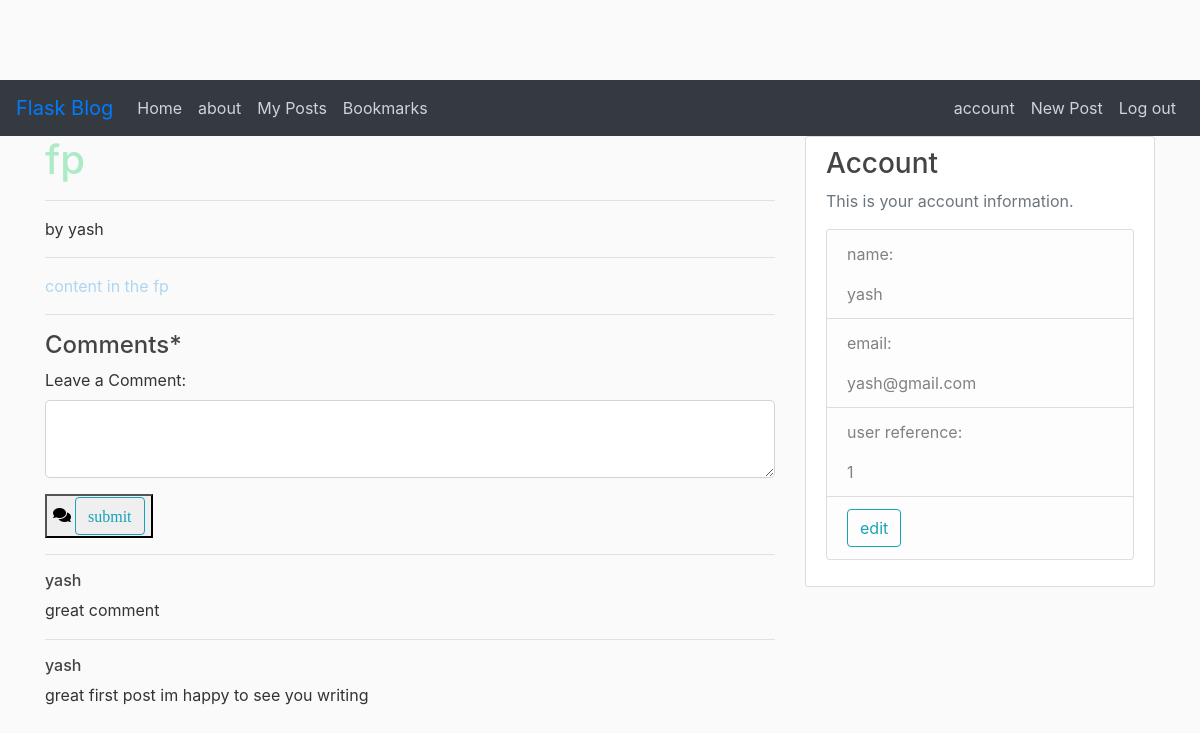
Before: /post/1 (signed in) with the older database file.
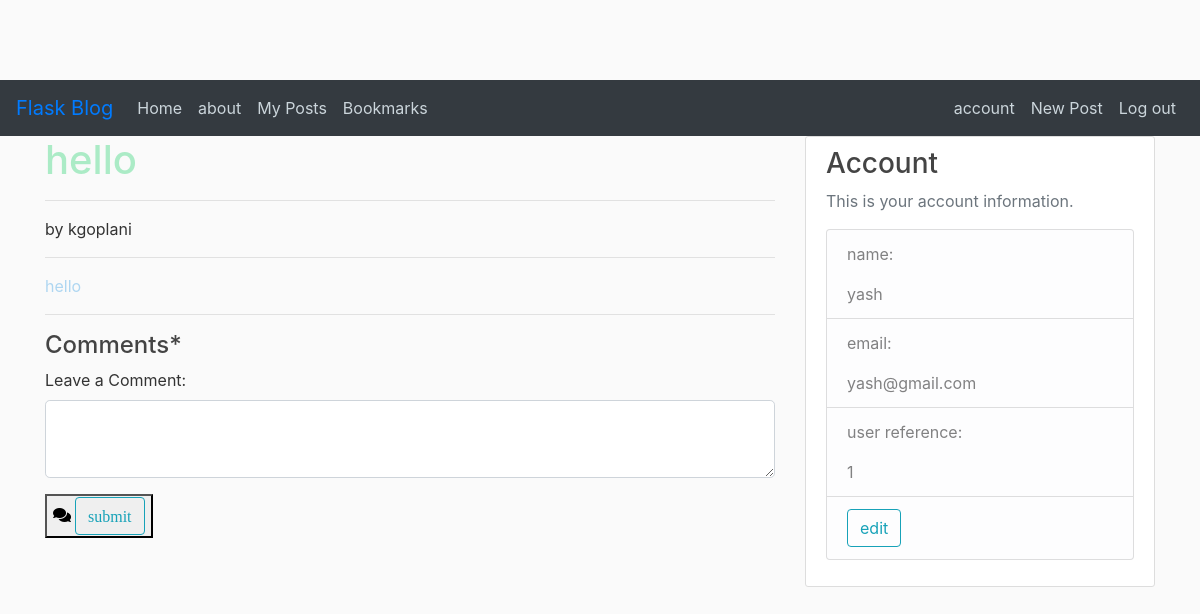
After: the same page with the newer database file.
### flaskblog/models.py (models this page shows, shortened)
class Post(db.Model):
	id = db.Column(db.Integer, primary_key = True)
	title = db.Column(db.String(100), nullable = False)
	summary = db.Column(db.String(100), nullable = False)
	date_posted = db.Column(db.DateTime, nullable = False, default=datetime.utcnow)
	content = db.Column(db.Text, nullable = False)
	user_id = db.Column(db.Integer, db.ForeignKey('user.id'), nullable = False)
	upvotes = db.Column(db.Integer, default=0)
	downvotes = db.Column(db.Integer, default=0)
	comments = db.relationship('Comment', secondary=post_comments, backref=db.backref('posted_on', lazy='dynamic'))

class User(db.Model, UserMixin):
	id = db.Column(db.Integer, primary_key = True)
	username = db.Column(db.String(20), unique = True, nullable = False)
	email = db.Column(db.String(120), unique = True, nullable = False)
	image_file = db.Column(db.String(20), nullable = False, default = 'default.jpg')
	password = db.Column(db.String(60), nullable = False)
	posts = db.relationship('Post', backref = 'author', lazy = True)
	bookmarks = db.relationship('Post', secondary=user_bookmarks, backref=db.backref('users', lazy='dynamic'))
	comments = db.relationship('Comment', backref = 'commenter', lazy= True)
	messages = db.relationship('Message', backref = 'sender', lazy = 'dynamic', foreign_keys = 'Message.uidsender')
	receiver = db.relationship('Message', backref = 'received', lazy = 'dynamic', foreign_keys = 'Message.uidreceiver')

class Comment(db.Model):
	id = db.Column(db.Integer, primary_key=True)
	text = db.Column(db.Text)
	user = db.Column(db.Integer, db.ForeignKey('user.id'))

### flaskblog/routes.py (the view, shortened to what this page needs)
@app.route("/post/<int:post_id>", methods=['GET', 'POST'])
@login_required
def post_display(post_id):
	test_id = post_id
	post = Post.query.get(int(post_id))
	coms = post.comments
	form = CommentForm()
	x = current_user.id
	return render_template('display_post.html', title='post.id', post = post, comments = coms, form = form)

### flaskblog/forms.py
class CommentForm(FlaskForm):
	text = TextAreaField('Leave a Comment:', validators=[Length(min=5, max=600)])
	submit = SubmitField('submit')

### flaskblog/models.py (called while the page is built)
@login_manager.user_loader
def load_user(user_id):
	return User.query.get(int(user_id))

### flaskblog/templates/display_post.html (shortened to what this page needs)
 {% extends "layout.html" %}
{% block content %}
    <h1 style="color:#ABEBC6;">{{ post.title }}</h1>
    <hr>
    <p>by {{ post.author.username }}</p>
    <hr>
    <p class="article-content" style="color:#AED6F1;">{{ post.content }}<p>
    <hr>
    <h4>Comments*</h4>
    <form method="POST" action="" enctype="multipart/form-data">
      <fieldset class="form-group">
          <div class="form-row">
            <div class="col">
                {{ form.text.label(class="form-control-label") }}
                {{ form.text(class="form-control form-control-lg") }}
              </div>
            </div>
        </fieldset>
      <div class="form-group">
        <button type="submit"><i class="fa fa-comments">
        {{ form.submit(class="btn btn-outline-info") }}
        </i></button>
      </div>
    </form>
    {% for comment in comments %}
    	<hr>
		<a href="{{ url_for('displayuser', user_id = comment.commenter.id) }}"><h6>{{comment.commenter.username}}</h6></a>
    		<div style="width:600px; height:25px;">
    			{{comment.text}}
    		</div>
    {% endfor %}
{% endblock content %}

### flaskblog/templates/layout.html (shortened to what this page needs)
<!DOCTYPE html>
<html>
<head>
      <link rel="stylesheet" href="https://maxcdn.bootstrapcdn.com/bootstrap/4.0.0/css/bootstrap.min.css">
      <link rel="stylesheet" href="https://use.fontawesome.com/releases/v5.7.0/css/all.css">
    <link rel="stylesheet" type="text/css" href="{{ url_for('static', filename='main.css') }}">
</head>
<body>
    <header class="site-header">
      <nav class="navbar navbar-expand-lg navbar-primary bg-dark">
        <a class="navbar-brand" href="#">Flask Blog</a>
        <div class="collapse navbar-collapse" id="navbarNav">
          <ul class="navbar-nav">
            <li class="nav-item active">
              <a class="nav-link" href="{{ url_for('home') }}">Home <span class="sr-only">(current)</span></a>
            </li>
            <li class="nav-item">
              <a class="nav-link" href="{{ url_for('about') }}">about</a>
            </li>
            {% if current_user.is_authenticated %}
              <li class="nav-item"><a class = "nav-link" href="{{ url_for('myposts') }}">My Posts</a></li>
              <li class="nav-item"><a class = "nav-link" href="{{ url_for('bookmarks', user_id = current_user.id) }}">Bookmarks</a></li>
            {% endif %}
          </ul>
        </div>
            <ul class="nav navbar-nav navbar-right">
              {% if current_user.is_authenticated %}
                <li class="nav-item"><a class = "nav-link" href="{{ url_for('account') }}">account</a></li>
                <li class="nav-item"><a class = "nav-link" href="{{ url_for('new') }}">New Post</a></li>
                <li class="nav-item"><a class = "nav-link" href="{{ url_for('logout') }}">Log out</a></li>
              {% else %}
                <li class="nav-item"><a class = "nav-link" href="{{ url_for('register') }}">sign up</a></li>
                <li class="nav-item"><a class = "nav-link" href="{{ url_for('login') }}">Log in</a></li>
              {% endif %}
          </ul>
      </nav>
    </header>
    <main role="main" class="container">
      <div class="row">
        <div class="col-md-8">
          {% block content %}{% endblock %}
        </div>
        {% if current_user.is_authenticated %}
          <div class="col-md-4">
            <div class="content-section">
              <h3>Account</h3>
              <p class='text-muted'>This is your account information.
                <ul class="list-group">
                  <li class="list-group-item list-group-item-light"><p>name: </p>{{current_user.username}}</li>
                  <li class="list-group-item list-group-item-light"><p>email: </p>{{current_user.email}}</li>
                  <li class="list-group-item list-group-item-light"><p>user reference: </p>{{current_user.id}}</li>
                  <li class="list-group-item list-group-item-light"><a href="{{ url_for('account') }}" class="btn btn-outline-info">edit</a></li>
                </ul>
              </p>
            </div>
          </div>
        {% endif %}
      </div>
    </main>
</body>
</html>

Changed rows visible on the page:
removed Comment: commenter.username "yash", text "great comment"
removed Comment: commenter.username "yash", text "great first post im happy to see you writing"
changed Post: title "fp" → "hello"; content "content in the fp" → "hello"
added User: author.username "kgoplani"
Other visible differences:
{{ post.author.username }}: "yash" → "kgoplani"
